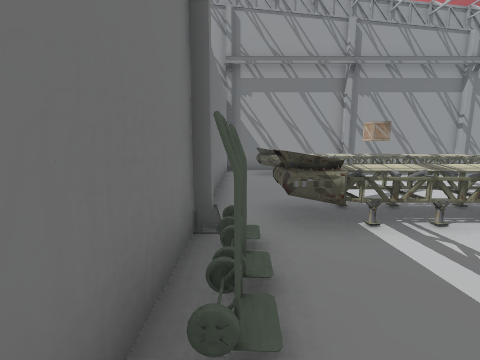
View 1 (above)

23 first-person views from a walk through a Unity game level. The camera is 1.2 m above the floor, tilts 8° down and sees 90° across. The floor is counted in squares, 1 m on a side. Each view is taken from the middle of a square. On the plan, view 1 faces up. The plan holds only what a view shows up to about 12 squares ahead; the rest is blank. The place goes on beyond the plan. The player is left out. Some animated figures are left out. Some surface patterns are stand-ins.

View 2
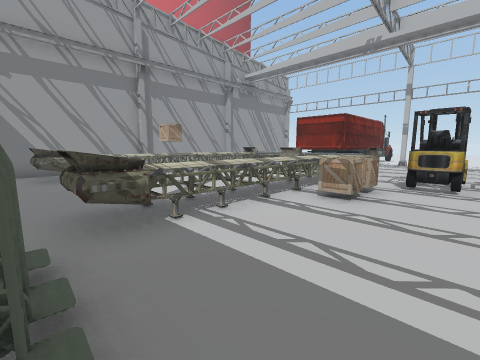

View 3
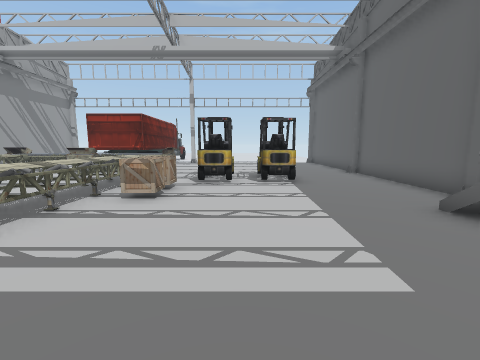

View 4
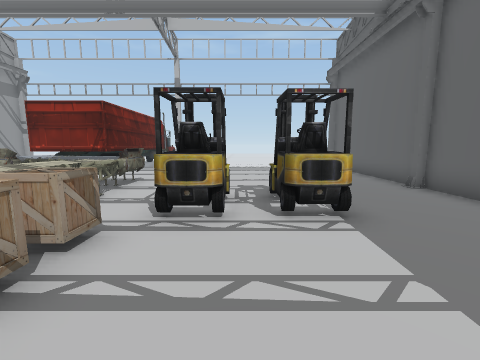

View 5
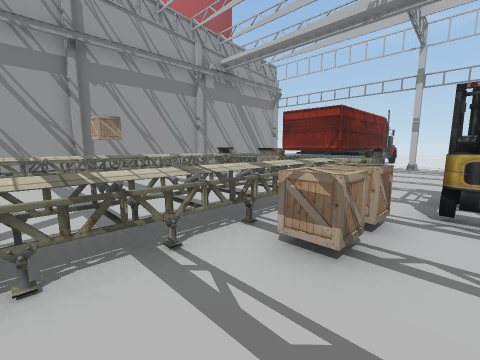

View 6
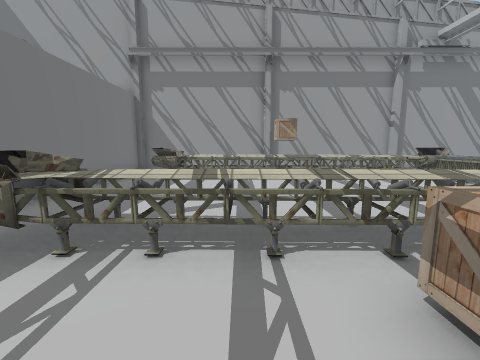

View 7
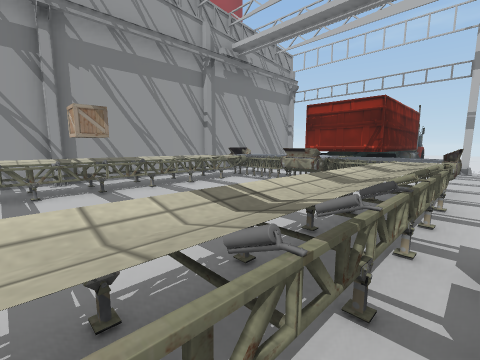

View 8
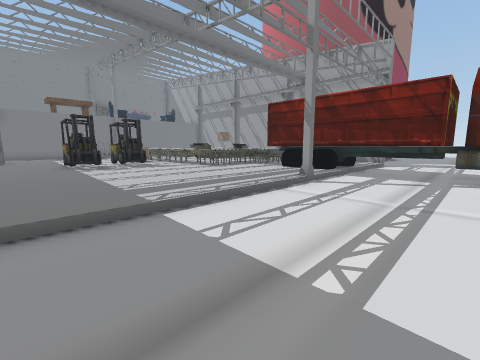

View 9
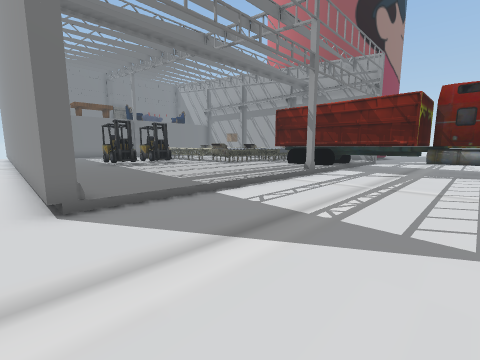

View 10
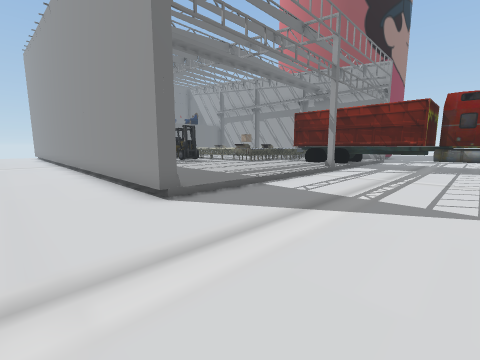

View 11
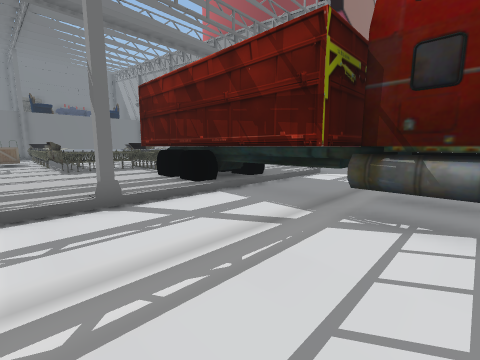

View 12
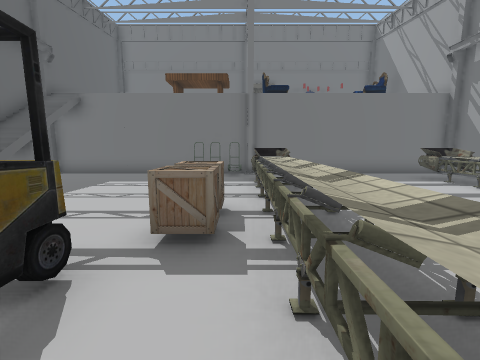

View 13
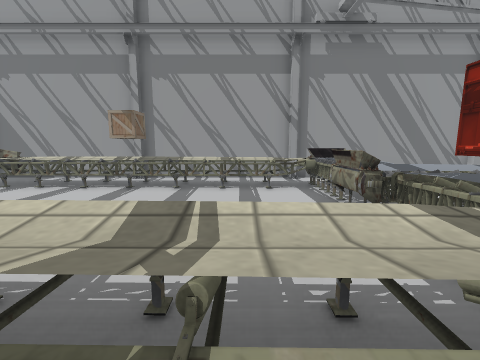

View 14
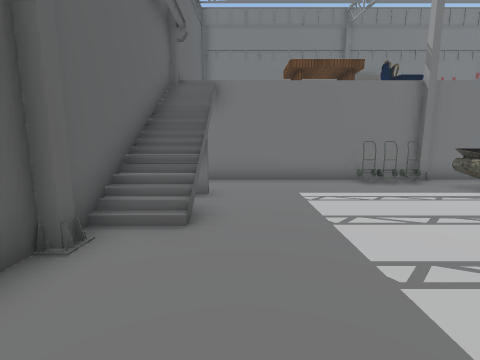

View 15
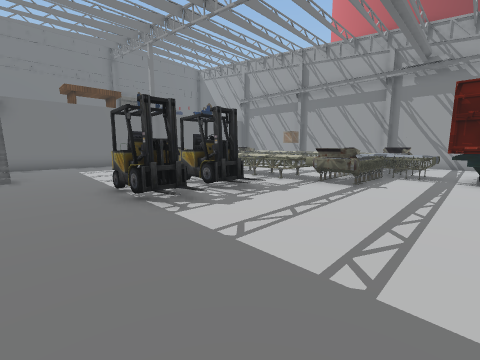

View 16
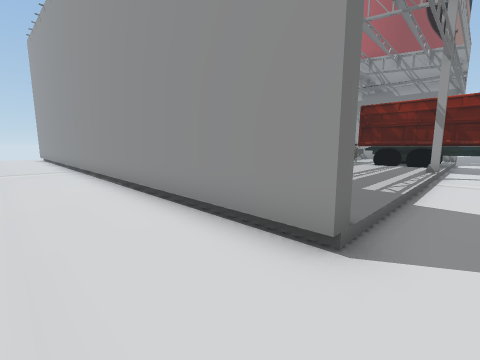

View 17
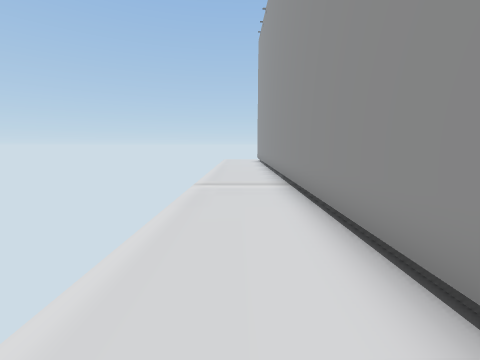

View 18
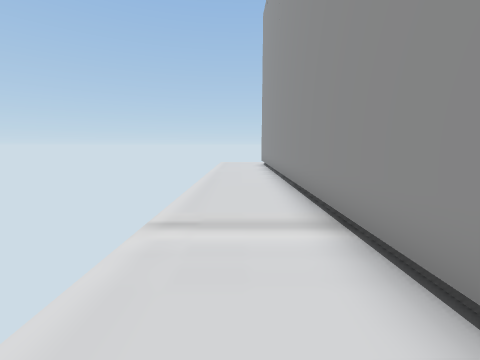

View 19
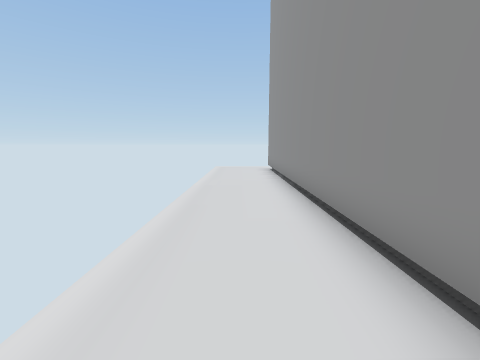

View 20
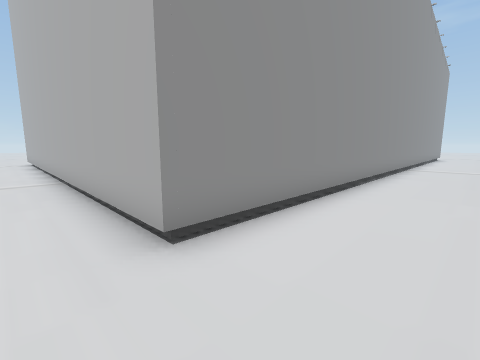

View 21
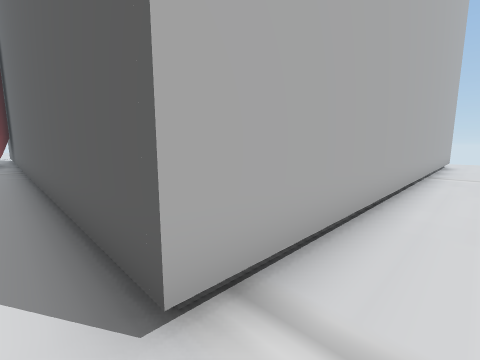

View 22
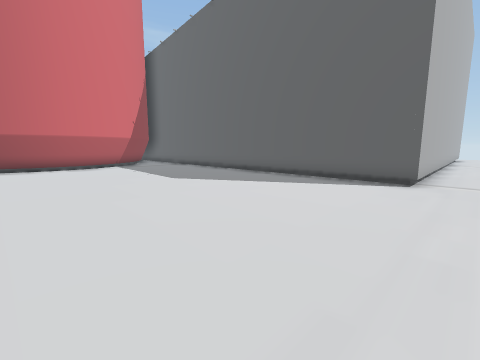

View 23
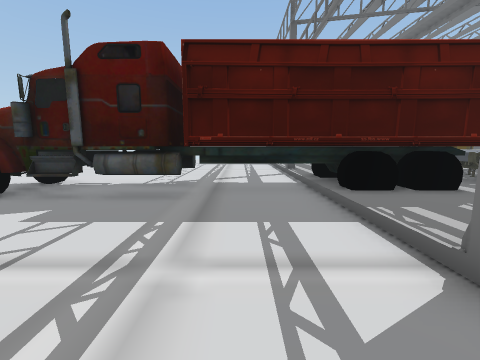

### Floor plan
Key: @ floor where view 1 was taken; # wall or solid block; . main floor; : floor 0.25 m higher than the main floor; / step, stairs or slope; = window, fence, low wall or low ledge; ^ raised ledge; C conveyor; B box; F forklift; T truck; O other object.
Columns run from 9 left of view 1 to 23 right of it. Each row starts with its distance up from view 1.
 21 ..............##
 20 ..............##
 19 ..............#
 18 ..............#
 17 .............
 16 ............
 15 ...........
 14 ..........                   .
 13 .................          .....
 12 .## #######################/.....
 11 .#      # CCCC^#CO^^CC:::::/.....
 10 .#      # C^CCC#CCC^#C:::::/.....
  9 .#      # ::::      CC:TTTTTTTT..
  8 .#      #:::::::::::CCCCTTTTTTTTT
  7 .#      #:::::::::::CCCCTTTTTTTT
  6 .#      # ::::::::::CC:TTTTTTTTTT
  5 .#      # CCCCCC#CC#CC:::::/.....
  4 .#      ##CCCCC^^^^^CC:::::/.....
  3 .#      #O:::::#C:::CC:::::#.....
  2 .#      #O::::BBB::::::::::/.....
  1 .#      #O:::::::FFF:::::::/.....
  0 .#      #@:::::::FF::::::::/.....
 -1 .#      #::::::::FFF:::::::/.....
 -2 .#      #::::::::FFF:::::::/.....
 -3 .#      #::::::::::::::::::/.....
 -4 .#      #::##=:::::::::::::/.....
 -5 .##########################/.....
 -6 .................................
 -7 .................................
 -8 .................................

Where each view was taken, in squares from view 1:
view 1: 0 up, 0 right, facing up
view 2: 0 up, 0 right, facing up-right
view 3: 0 up, 0 right, facing right
view 4: 0 up, 4 right, facing right
view 5: 1 up, 3 right, facing up-right
view 6: 1 up, 4 right, facing up
view 7: 3 up, 4 right, facing up-right
view 8: 4 down, 22 right, facing up-left
view 9: 6 down, 23 right, facing up-left
view 10: 8 down, 23 right, facing up-left
view 11: 2 up, 23 right, facing up-left
view 12: 3 up, 10 right, facing left
view 13: 3 up, 9 right, facing up
view 14: 3 down, 8 right, facing left
view 15: 4 down, 15 right, facing up-left
view 16: 8 down, 19 right, facing up-left
view 17: 7 down, 13 right, facing left
view 18: 7 down, 9 right, facing left
view 19: 7 down, 5 right, facing left
view 20: 8 down, 9 left, facing up-right
view 21: 13 up, 9 left, facing down-right
view 22: 21 up, 9 left, facing down-right
view 23: 14 up, 20 right, facing down
